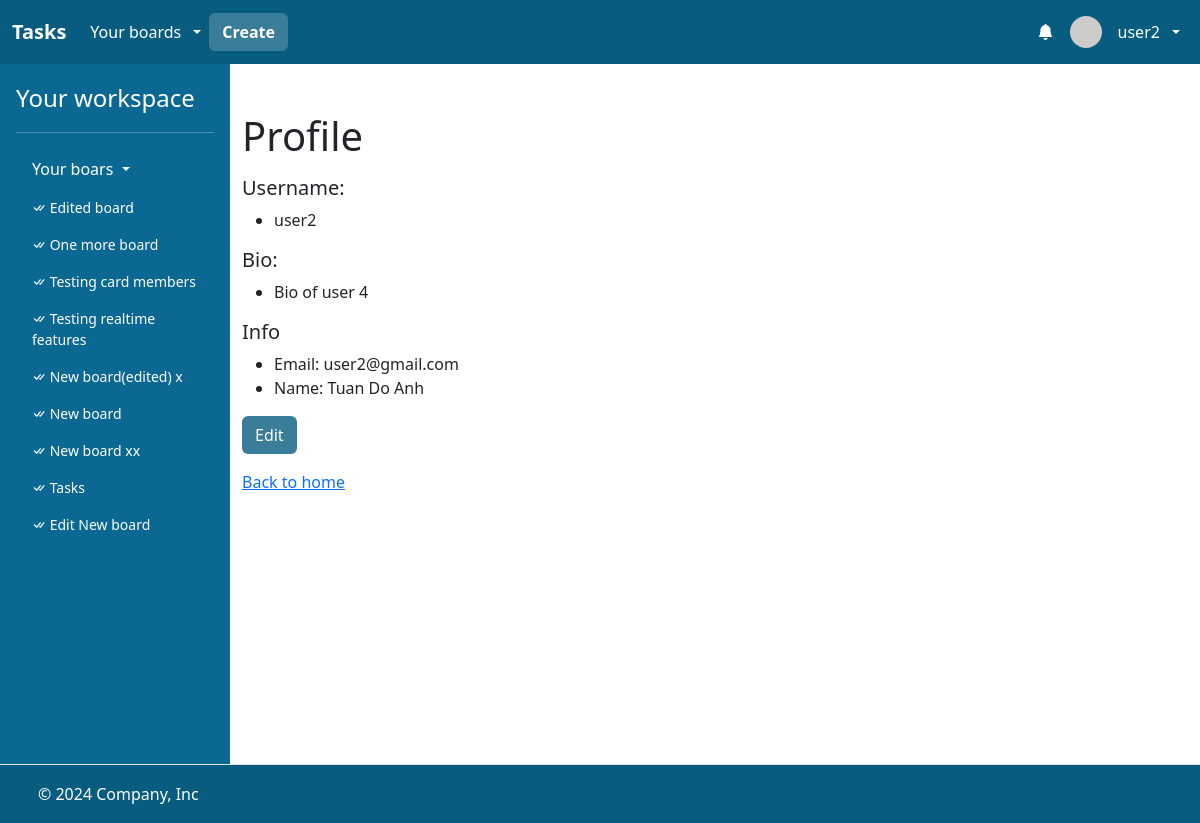
Page /profile/2 (signed in) on the earlier database version.
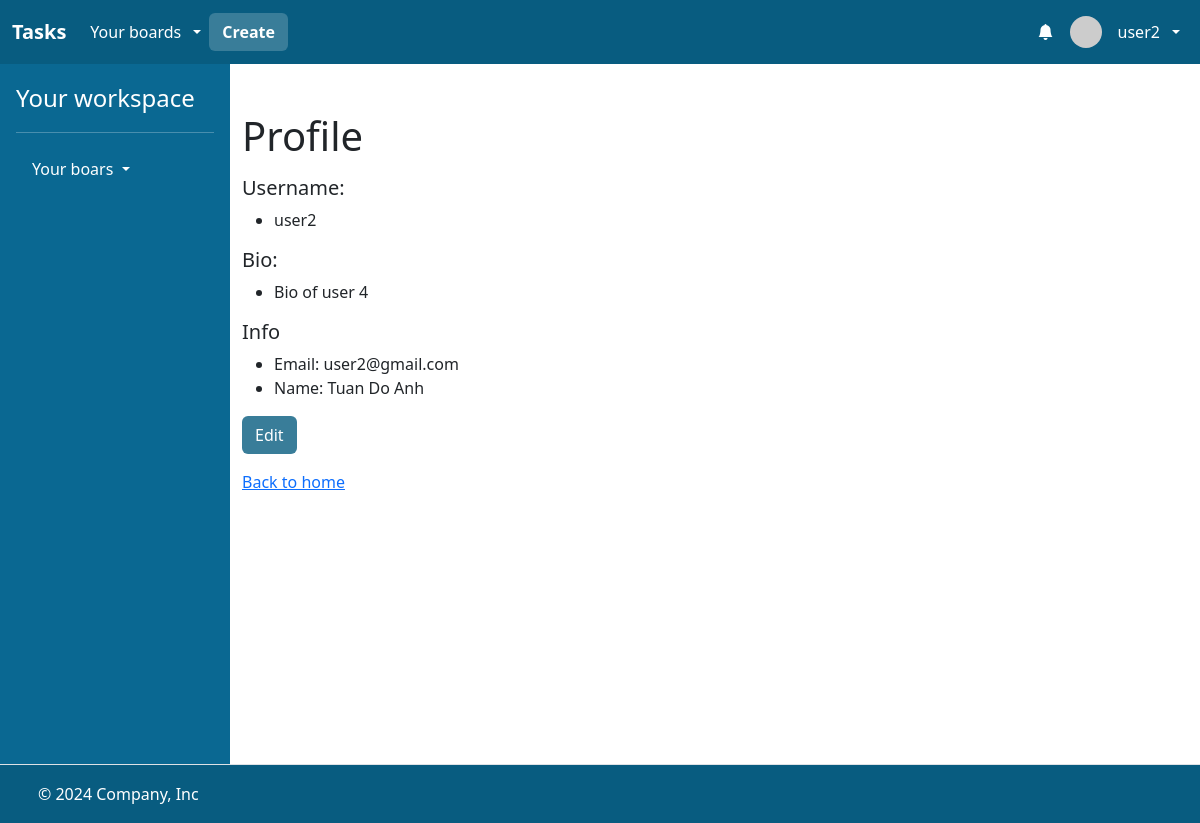
Same page on the later database version.
### task/models.py (models this page shows)
class User(AbstractUser):
    bio = models.CharField(max_length=256)

class Board(models.Model):
    name = models.CharField(max_length=256)
    description = models.CharField(max_length=256)
    members = models.ManyToManyField(User, related_name="boards")
    created_at = models.DateTimeField(auto_now_add=True)

### task/views/user_views.py (the view)
# urls.py: path("profile/<int:profile_id>", views.profile_view, name="profile"),
@login_required
def profile_view(request, profile_id):
    profile = User.objects.filter(id=profile_id).first()
    return render(
        request,
        "task/profile.html",
        {"boards": request.user.boards.all(), "profile": profile},
    )

### task/templates/task/profile.html (shortened to what this page needs)
{% extends "task/layout.html" %}
{% block main %}
    <div class="container">
        <div class="mt-5">
            <h1>Profile</h1>
            <h5 class="mt-3">Username:</h5>
            <ul>
                <li>
                    {{ profile.username }}
                </li>
            </ul>
            <h5>Bio:</h5>
            <ul>
                <li>
                    {{ profile.bio }}
                </li>
            </ul>
            <h5>Info</h5>
            <ul>
                <li>
                    Email: {{ profile.email }}
                </li>
                <li>
                    Name: {{ profile.first_name }} {{ profile.last_name }}
                </li>
            </ul>
            {% if request.user.id == profile.id %}
                <a class="btn" style="background: #397D99; color: white;" href="{% url 'edit_profile' profile.id %}">Edit</a>
            {% endif %}
        </div>
        <div class="mt-3">
            <a class="link-primary" href="{% url 'index' %}">Back to home</a>
        </div>
    </div>
{% endblock %}

### task/templates/task/layout.html (shortened to what this page needs)
<!DOCTYPE html>
{% load static %}
{% load humanize %}
<html lang="en">
    <head>
        <link href="https://cdn.jsdelivr.net/npm/bootstrap@5.3.3/dist/css/bootstrap.min.css" rel="stylesheet">
        <link rel="stylesheet" href="https://cdn.jsdelivr.net/npm/bootstrap-icons@1.3.0/font/bootstrap-icons.css">
        <link href="{% static 'styles.css' %}" rel="stylesheet">
    </head>
    <body class="h-100vh">
        <div class="d-flex flex-column h-100">
            <header>
                <nav class="navbar navbar-expand-lg bg-custom-3"  data-bs-theme="dark">
                    <div class="container-fluid">
                      <a class="navbar-brand fw-bold" href="{% url 'index' %}">Tasks</a>
                      <div class="collapse navbar-collapse" id="navbarHeader">
                        <ul class="navbar-nav me-auto mb-2 mb-lg-0 d-flex align-items-center">
                            {% if user.is_authenticated %}
                                <li class="nav-item dropdown">
                                    <a class="nav-link dropdown-toggle text-white d-flex align-items-center gap-2" href="#" role="button" data-bs-toggle="dropdown" aria-expanded="false">
                                        <span>Your boards</span>
                                    </a>
                                </li>
                                <li class="nav-item">
                                    <a class="btn fw-bold text-white bg-custom-4" href="{% url 'create_board' %}">Create</a>
                                </li>
                          {% endif %}
                        </ul>
                        {% if user.is_authenticated %}
                        <ul class="navbar-nav ms-auto mb-2 mb-lg-0 f-flex align-items-center">
                            <li class="nav-item dropdown">
                                <a class="nav-link text-white d-relative d-flex align-items-center gap-2" href="#" role="button" id="dropdownMenuClickableInside" data-bs-toggle="dropdown" data-bs-auto-close="outside" aria-expanded="false">
                                    <i class="bi bi-bell-fill"></i>
                                </a>
                            </li>
                            <li class="nav-item dropdown">
                                <a class="nav-link dropdown-toggle text-white d-flex align-items-center gap-2" href="#" role="button" data-bs-toggle="dropdown" aria-expanded="false">
                                    <img src="https://i.pravatar.cc/48?u={{ user.id }}" alt="" width="32" height="32" class="rounded-circle me-2">
                                    <span>{{ user.username }}</span>
                                </a>
                            </li>
                        </ul>
                        {% endif %}
                      </div>
                    </div>
                  </nav>
            </header>
            <main class="flex-fill">
                <div class="d-flex flex-nowrap h-100">
                    {% if user.is_authenticated %}
                    <div class="d-none d-lg-flex flex-column flex-shrink-0 p-3 text-white side-menu-container">
                        <a href="{% url 'index' %}" class="text-decoration-none d-flex align-items-center mb-3 mb-md-0 me-md-auto text-white">
                          <span class="fs-4">Your workspace</span>
                        </a>
                        <hr>
                        <ul class="nav nav-pills flex-column mb-auto">
                          <li class="mb-1">
                            <button class="nav-link text-white collapsed dropdown-toggle" data-bs-toggle="collapse" data-bs-target="#home-collapse" aria-expanded="true">
                                Your boars
                            </button>
                            <div class="collapse show " id="home-collapse">
                                <ul class="btn-toggle-nav list-unstyled fw-normal pb-1 small max-height-490 overflow-auto">
                                    {% for board in boards %}
                                    <li>
                                        <a href="{% url 'board' board.id %}" class="nav-link text-white">
                                            <i class="bi bi-check-all"></i>
                                            {{ board.name }}
                                        </a>
                                    </li>
                                    {% endfor %}
                                </ul>
                            </div>
                          </li>
                        </ul>
                    </div>
                    {% endif %}
                    <div class="flex-fill bg-white min-heigt-700 overflow-x-hidden">
                        {% block main %}
                        {% endblock %}
                    </div>
                </div>
            </main>
            <footer class="d-flex flex-wrap justify-content-between align-items-center py-3 border-top bg-custom-3 border-0">
                <div class="col-md-4 d-flex align-items-center">
                  <a href="/" class="mb-3 me-2 mb-md-0 text-body-secondary lh-1">
                    <svg class="bi" width="30" height="24"><use xlink:href="#bootstrap"></use></svg>
                  </a>
                  <span class="mb-3 mb-md-0 text-white">© 2024 Company, Inc</span>
                </div>
                <ul class="nav col-md-4 justify-content-end list-unstyled d-flex">
                  <li class="ms-3"><a class="text-body-secondary" href="#"><svg class="bi" width="24" height="24"><use xlink:href="#twitter"></use></svg></a></li>
                  <li class="ms-3"><a class="text-body-secondary" href="#"><svg class="bi" width="24" height="24"><use xlink:href="#instagram"></use></svg></a></li>
                  <li class="ms-3"><a class="text-body-secondary" href="#"><svg class="bi" width="24" height="24"><use xlink:href="#facebook"></use></svg></a></li>
                </ul>
            </footer>
        </div>
    </body>
</html>

### task/static/styles.css (style rules this page uses)
.bg-custom-3 { background-color: #085c80; }
.bg-custom-4 { background-color: #397d99; }
.h-100 { height: 100%; }
.h-100vh { height: 100vh; }
.side-menu-container { width: 230px; background: #0a6892; }
.max-height-490 { max-height: 490px; }
.min-heigt-700 { min-height: 700px; }
.overflow-x-hidden { overflow-x: hidden; }

Differences in the rows shown:
removed Board: name "Edited board"
removed Board: name "One more board"
removed Board: name "Testing card members"
removed Board: name "Testing realtime features"
removed Board: name "New board(edited) x"
removed Board: name "New board"
removed Board: name "New board xx"
removed Board: name "Tasks"
removed Board: name "Edit New board"
